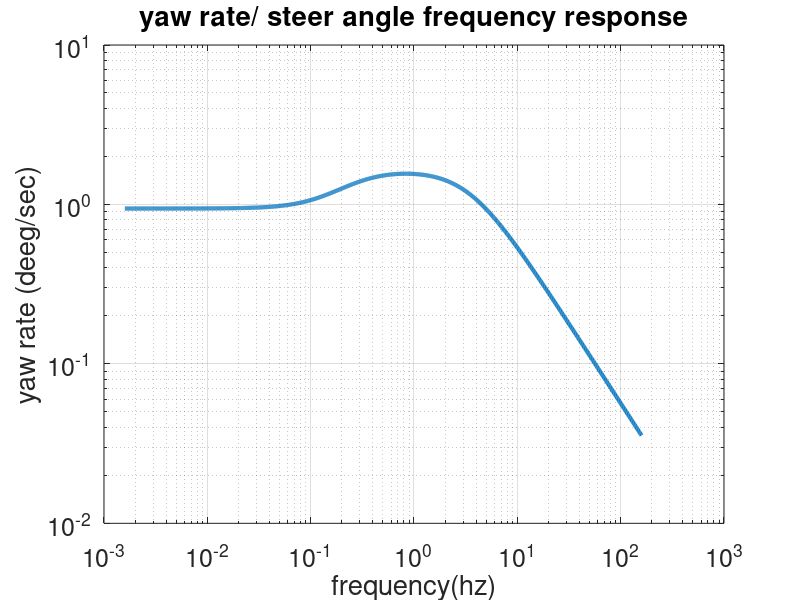
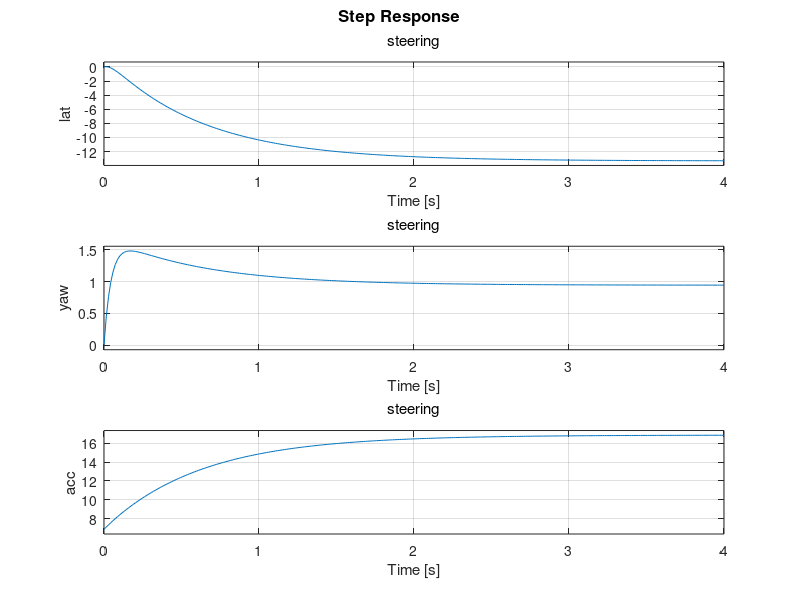
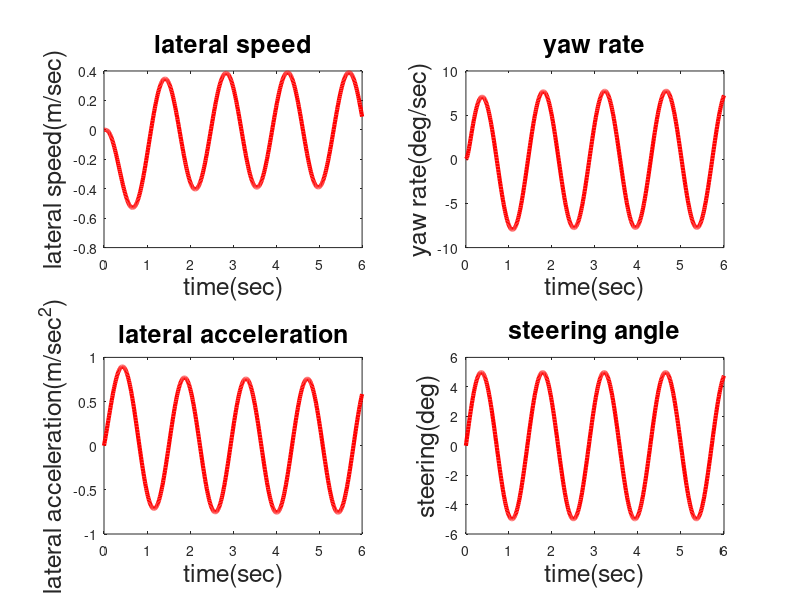

MATLAB code to generate these figures, in order:
clear all;
% FWD passenger car
L= 8.33; %ft
a= 2.92; %ft
b= L-a; %ft
Caf= 13752; %lb/rad
Car= 11460; %lb/rad
Iz= 1128; %kgm^2
m= 2000; %lb
u=17.88; %m/s

A=[-(Caf+Car)/(m*u), (b*Car-a*Caf)/(m*u)-u
    (b*Car-a*Caf)/(Iz*u), -(a^2*Caf+b^2*Car)/(Iz*u)];
B= [Caf/m; a*Caf/Iz];

C_lat= [1 0]; 
D_lat= 0;
C_yaw= [0 1]; 
D_yaw= 0;
C_acc= A(1,:)+ u*[0,1];
D_acc= B(1);

C= [C_lat; C_yaw; C_acc];
D= [D_lat; D_yaw; D_acc];

t=[0:0.01:6];
U= 5*pi/180*sin(0.7*2*pi*t);
sys =ss(A,B,C,D);
Y= lsim(sys,U,t);
sys.inputname={'steering'};
sys.outputname= {'lat';'yaw';'acc'};

figure(1);
[mag,w]= bodemag(sys({'yaw'},'steering'));
loglog(w/6.28, [mag],'linewidth',3);
grid on;
set(gca,'fontsize',18);
title('yaw rate/ steer angle frequency response');
xlabel('frequency(hz)');
ylabel('yaw rate (deeg/sec)');

figure(2); %step response
step(sys);

figure(3); % sine resonse
 %lateral speed
 subplot(2,2,1)
 plot(t,Y(:,1),'r','linewidth',3);
 title('lateral speed','fontsize',18);
xlabel('time(sec)','fontsize',18);
ylabel('lateral speed(m/sec)','fontsize',18);

%yaw rate
 subplot(2,2,2)
 plot(t,Y(:,2)*180/pi,'r','linewidth',3);
 title('yaw rate','fontsize',18);
xlabel('time(sec)','fontsize',18);
ylabel('yaw rate(deg/sec)','fontsize',18);
 
 %lateral speed
 subplot(2,2,3)
 plot(t,Y(:,3),'r','linewidth',3);
 title('lateral acceleration','fontsize',18);
xlabel('time(sec)','fontsize',18);
ylabel('lateral acceleration(m/sec^2)','fontsize',18);
 
%steering input
 subplot(2,2,4)
 plot(t,U*180/pi,'r','linewidth',3);
 title('steering angle','fontsize',18);
xlabel('time(sec)','fontsize',18);
ylabel('steering(deg)','fontsize',18);
 
 

 
 








